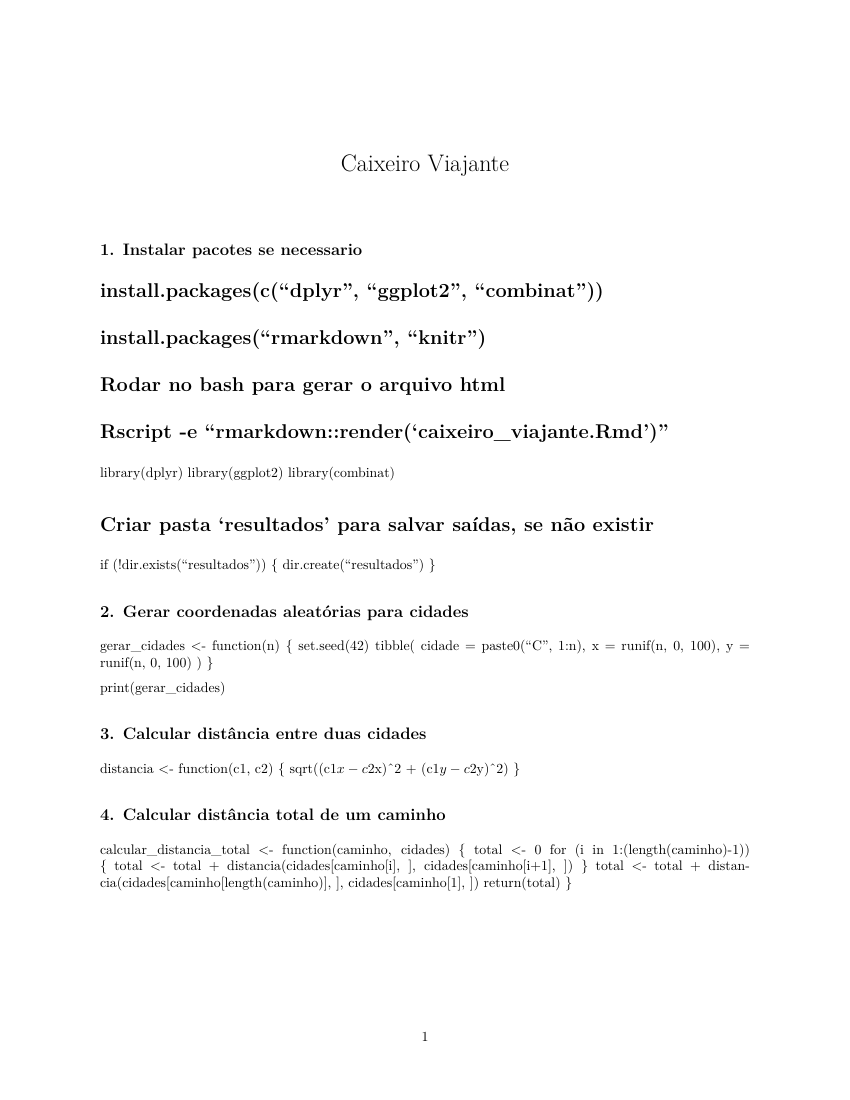

This figure's R source:
---
title: "Caixeiro Viajante"
output:
  html_document: default
  pdf_document: default
---

```{r setup, include=FALSE}
knitr::opts_chunk$set(echo = TRUE)
```

## 1. Instalar pacotes se necessario
#  install.packages(c("dplyr", "ggplot2", "combinat"))

# install.packages("rmarkdown", "knitr")
# Rodar no bash para gerar o arquivo html/pdf
# Rscript -e "rmarkdown::render('caixeiro_viajante.Rmd')"
# Rscript -e "rmarkdown::render('caixeiro_viajante.Rmd', output_format = 'pdf_document')"
# Rscript -e "rmarkdown::render('relatorio.Rmd', output_format = 'pdf_document')"


library(dplyr)
library(ggplot2)
library(combinat)

# Criar pasta 'resultados' para salvar saídas, se não existir
if (!dir.exists("resultados")) {
  dir.create("resultados")
}

## 2. Gerar coordenadas aleatórias para cidades
gerar_cidades <- function(n) {
  set.seed(42)
  tibble(
    cidade = paste0("C", 1:n),
    x = runif(n, 0, 100),
    y = runif(n, 0, 100)
  )
}

print(gerar_cidades)

## 3. Calcular distância entre duas cidades
distancia <- function(c1, c2) {
  sqrt((c1$x - c2$x)^2 + (c1$y - c2$y)^2)
}

## 4. Calcular distância total de um caminho
calcular_distancia_total <- function(caminho, cidades) {
  total <- 0
  for (i in 1:(length(caminho)-1)) {
    total <- total + distancia(cidades[caminho[i], ], cidades[caminho[i+1], ])
  }
  total <- total + distancia(cidades[caminho[length(caminho)], ], cidades[caminho[1], ])
  return(total)
}

## 5. Aplica a força bruta
forca_bruta <- function(cidades) {
  inicio <- Sys.time()
  perms <- permn(1:nrow(cidades))
  melhor_dist <- Inf
  melhor_caminho <- NULL

  for (p in perms) {
    d <- calcular_distancia_total(p, cidades)
    if (d < melhor_dist) {
      melhor_dist <- d
      melhor_caminho <- p
    }
  }
  tempo <- Sys.time() - inicio
  return(list(caminho = melhor_caminho, distancia = melhor_dist, tempo = as.numeric(tempo, units = "secs")))
}

## 6. Aplica heurística do vizinho mais próximo
heuristica_vizinho <- function(cidades) {
  inicio <- Sys.time()
  restantes <- 2:nrow(cidades)
  atual <- 1
  caminho <- c(atual)

  while (length(restantes) > 0) {
    proximo <- restantes[which.min(sapply(restantes, function(i) distancia(cidades[atual, ], cidades[i, ])))]
    caminho <- c(caminho, proximo)
    restantes <- setdiff(restantes, proximo)
    atual <- proximo
  }

  tempo <- Sys.time() - inicio
  return(list(caminho = caminho, distancia = calcular_distancia_total(caminho, cidades), tempo = as.numeric(tempo, units = "secs")))
}

## 7. Faz testes para vários tamanhos de cidades
resultados <- tibble()

for (n in 5:8) {
  cidades <- gerar_cidades(n)
  res_bruto <- forca_bruta(cidades)
  res_heuristica <- heuristica_vizinho(cidades)

  resultados <- resultados %>% bind_rows(tibble(
    Cidades = n,
    Distancia_Bruta = round(res_bruto$distancia,2),
    Tempo_Bruta = round(res_bruto$tempo,4),
    Distancia_Heuristica = round(res_heuristica$distancia,2),
    Tempo_Heuristica = round(res_heuristica$tempo,4)
  ))
}

print(resultados)

## 8. Gera Plot
grafico_resultado <- ggplot(resultados, aes(x = Cidades)) +
  geom_line(aes(y = Distancia_Bruta, color = "Bruta")) +
  geom_line(aes(y = Distancia_Heuristica, color = "Heuristica")) +
  labs(title = "Comparacao de Distancia", y = "Distancia Total", x = "Numero de Cidades") +
  theme_minimal()

# Mostrar o gráfico
print(grafico_resultado)

# Salvar o gráfico
ggsave("resultados/grafico-resultado-outras-cidades.png", plot = grafico_resultado, width = 8, height = 6, dpi = 300)


## 9. Analisando crescimento (Big-O experimental)

# Gráfico de tempo de execução
grafico_tempo <- ggplot(resultados, aes(x = Cidades)) +
  geom_line(aes(y = Tempo_Bruta, color = "Bruta")) +
  geom_line(aes(y = Tempo_Heuristica, color = "Heuristica")) +
  scale_y_log10() +
  labs(title = "Tempo de Execucao - Forca Bruta vs Heuristica", 
       y = "Tempo (segundos)", x = "No de Cidades") +
  theme_minimal()

print(grafico_tempo)

# Salvar o gráfico também
ggsave("resultados/grafico-tempo.png", plot = grafico_tempo, width = 8, height = 6, dpi = 300)

write.csv(resultados, "resultados/resultados_cidades.csv", row.names = FALSE)

